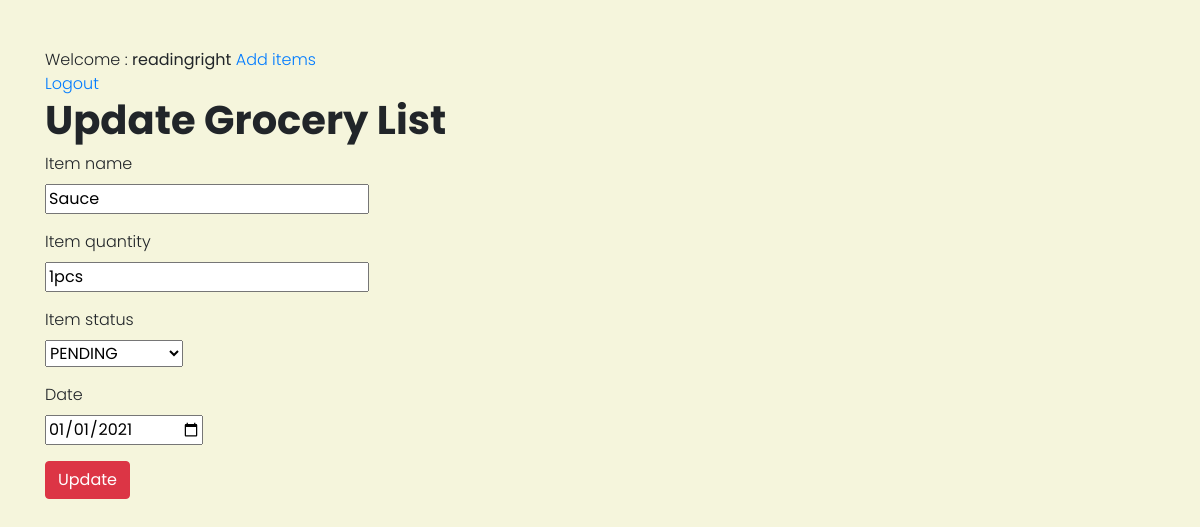
Screenshot of /update/6 (signed in) with the database file from the repository.
### grocerybag/models.py (models this page shows, shortened)
class Items(models.Model):
    user = models.ForeignKey(User, on_delete=models.CASCADE, related_name='items')
    name = models.CharField(max_length=50)
    quantity = models.CharField(max_length=20)
    status = models.CharField(choices=CHOICE, max_length=40)
    date = models.DateField()

### grocerybag/views.py (the view)
# urls.py: path('update/<int:pk>', views.updateitem, name='updateitem'),
@login_required(login_url='signin')
def updateitem(request, pk):
    user = Items.objects.get(id=pk)
    if request.method == 'POST':
        form = AddItemForm(request.POST, instance=user)
        if form.is_valid():
            form.save()
            messages.success(request, 'Item updated succesfully')
            return redirect('itemlist')
    else:
        form = AddItemForm(instance=user)
        return render(request, 'update.html', {'form': form})

### grocerybag/forms.py
class AddItemForm(forms.ModelForm):
    name = forms.CharField(max_length=50, required=True)
    quantity = forms.CharField(max_length=20, required=True)
    status = forms.ChoiceField(choices=CHOICE, required=True)
    date = forms.DateField(widget=forms.widgets.DateInput(attrs={'type': 'date'}), required=True)
    class Meta:
        model = Items
        fields = ['name', 'quantity', 'status', 'date',  ]
        exclude = ['user', ]

### grocerybag/templates/update.html (shortened to what this page needs)
<html>{% load static %}
    <head>
        <link rel="stylesheet" href="https://maxcdn.bootstrapcdn.com/bootstrap/4.4.1/css/bootstrap.min.css">
        <link rel="stylesheet" href="{% static 'css/style.css' %}">
    </head>
    <body>
        <div class="container mt-5">
            <nav>
                {% if user.is_authenticated %}
                Welcome : <strong>{{request.user}}</strong>
                <a href="{% url 'additem' %}">Add items</a><br>
                <a href="{% url 'signout' %}"> Logout</a>
                {% else %}
                <a href="{% url 'signup' %}">Sign Up</a>
                <a href="{% url 'signin' %}">Sign In</a>
                {% endif %}
            </nav>
            <h1>Update Grocery List</h1>
            <form method="POST">{% csrf_token %}
                <div class="form-group">
                    <label>Item name</label><br>
                    {{form.name}}
                </div>
                <div class="form-group">
                    <label>Item quantity</label><br>
                    {{form.quantity}}
                </div>
                <div class="form-group">
                    <label>Item status</label><br>
                    {{form.status}}
                </div>
                <div class="form-group">
                    <label>Date</label><br>
                    {{form.date}}
                </div>
                <div class="form-group">
                    <input type="submit" value="Update" class="btn btn-danger">
                </div>
            </form>
        </div>
    </body>
</html>

### grocerybag/static/css/style.css (style rules this page uses)
body { font-family: 'Poppins', sans-serif; font-weight: 300; background-color: beige; }
h1, h2, h3, h4, h5 { font-family: 'Poppins', sans-serif; font-weight: 700; }

### rows the page displays
Items: name "Sauce", quantity "1pcs", status "PENDING", date "01/01/2021"

### other values shown
{{ request.user }} "readingright"
